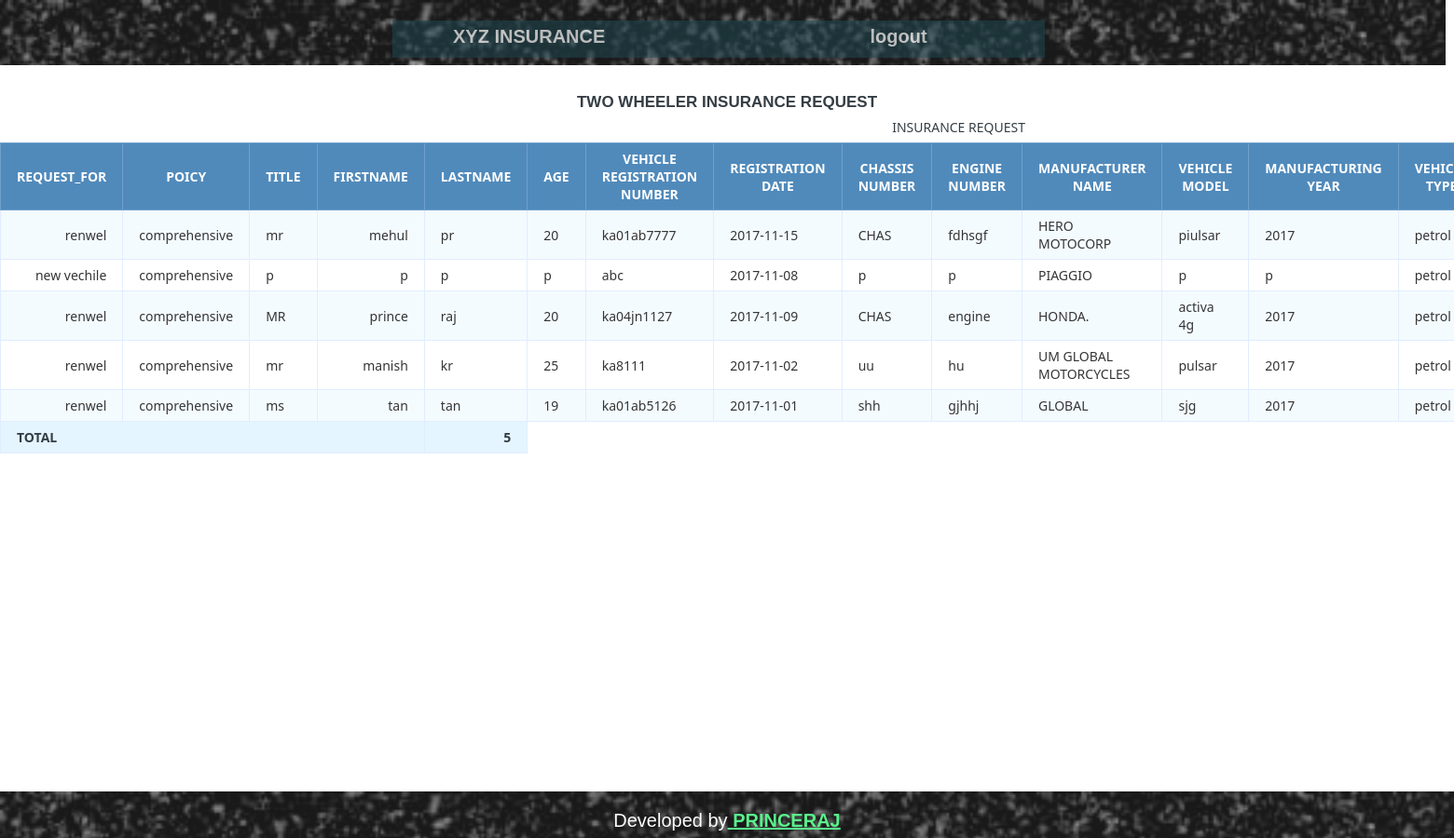
/project/tw_ins_dp.php (signed in), run on the app's committed database.
### tables this page shows
CREATE TABLE IF NOT EXISTS `tw_insurance` (
  `REQUEST_FOR` varchar(255) DEFAULT NULL,
  `POLICY` varchar(255) DEFAULT NULL,
  `TITLE` varchar(255) DEFAULT NULL,
  `FIRSTNAME` varchar(255) DEFAULT NULL,
  `LASTNAME` varchar(255) DEFAULT NULL,
  `AGE` varchar(255) DEFAULT NULL,
  `REG_NO` varchar(255) NOT NULL,
  `REGIS_DATE` varchar(255) DEFAULT NULL,
  `CHASSIS_NUM` varchar(255) DEFAULT NULL,
  `ENGINE_NUMB` varchar(255) DEFAULT NULL,
  `MANF_NAME` varchar(255) DEFAULT NULL,
  `MODEL` varchar(255) DEFAULT NULL,
  `MANFT_YEAR` varchar(255) DEFAULT NULL,
  `VECHILE_TYPE` varchar(255) DEFAULT NULL,
  `MOBILE_NUMBER` varchar(255) DEFAULT NULL,
  `EMAIL` varchar(255) DEFAULT NULL,
  `ADDRESS` varchar(255) DEFAULT NULL,
  PRIMARY KEY (`REG_NO`)
);

### project/tw_ins_dp.php (the view, shortened to what this page needs)
<?php
 require_once("dbcontroller.php");
$sql = 'SELECT *
		FROM tw_insurance';
$query = mysqli_query($conn, $sql);
?>
<html>
<head>
</head>
<body>
<header>
		<div id="nav"><br>
			<div id="nav_wrapper"><br><br><br>
				<ul>
					<li class="a"><a href="ins_req.php" style="font-size:20">XYZ INSURANCE</a></li>
					<li class="b"><a href="logout1.php">logout</a>
				</ul>
            </div>
		</div>
	</header>
	<div class="a">
	<h1>TWO WHEELER INSURANCE REQUEST</h1>
	<table class="data-table">
		<caption class="title">INSURANCE REQUEST</caption>
		<thead>
			<tr>
            <th>REQUEST_FOR</th>
            <th>POICY</th>
          <th>TITLE</th>
          <th>FIRSTNAME</th>
          <th>LASTNAME</th>
          <th>AGE</th>
          <th>VEHICLE REGISTRATION NUMBER</th>
          <th>REGISTRATION DATE</th>
          <th>CHASSIS NUMBER</th>
          <th>ENGINE NUMBER</th>
          <th>MANUFACTURER NAME</th>
          <th>VEHICLE MODEL</th>
          <th>MANUFACTURING YEAR</th>
          <th>VEHICLE TYPE</th>
			</tr>
		</thead>
		<tbody>
		<?php
		while ($row = mysqli_fetch_array($query))
		{
            echo '<tr>
            <td>'.$row['REQUEST_FOR'].'</td>
            <td>'.$row['POLICY'].'</td>
			<td>'.$row['TITLE'].'</td>
			<td>'.$row['FIRSTNAME'].'</td>
			<td>'.$row['LASTNAME'].'</td>
			<td>'.$row['AGE'].'</td>
			<td>'.$row['REG_NO'].'</td>
			<td>'.$row['REGIS_DATE'].'</td>
			<td>'.$row['CHASSIS_NUM'].'</td>
			<td>'.$row['ENGINE_NUMB'].'</td>
			<td>'.$row['MANF_NAME'].'</td>
			<td>'.$row['MODEL'].'</td>
            <td>'.$row['MANFT_YEAR'].'</td>
            <td>'.$row['VECHILE_TYPE'].'</td>
			<td>'.$row['MOBILE_NUMBER'].'</td>
			<td>'.$row['EMAIL'].'</td>
			<td>'.$row['ADDRESS'].'</td>
			</tr>';
		}
		$total="CALL proc3()";
		$result=mysqli_query($conn, $total);
		$row=$result->fetch_assoc();
		?>
		</tbody>
		<tfoot>
			<tr>
				<th colspan="4">TOTAL</th>
				<th><?php echo $row["count(*)"] ?></th>
			</tr>
		</tfoot>
	</table>
	</div>
	</body>
<footer id="me">
<div id="foot">
    <p>Developed by<a href="#"><b> PRINCERAJ</b></a></p>
</div>
</footer>
</html>

### project/tw_ins_dp.php (style rules this page uses)
body { font-size: 15px; color: #343d44; font-family: "segoe-ui", "open-sans", tahoma, arial; padding: 0; margin: 0; }
table { margin: auto; font-family: "Lucida Sans Unicode", "Lucida Grande", "Segoe Ui"; font-size: 12px; }
h1 { margin: 25px auto 0; text-align: center; text-transform: uppercase; font-size: 17px; }
table td { transition: all .5s; }
.data-table { border-collapse: collapse; font-size: 14px; min-width: 537px; }
.data-table th, .data-table td { border: 1px solid #e1edff; padding: 7px 17px; }
.data-table caption { margin: 7px; }
.data-table thead th { background-color: #508abb; color: #FFFFFF; border-color: #6ea1cc !important; text-transform: uppercase; }
.data-table tbody td { color: #353535; }
.data-table tbody td:first-child, .data-table tbody td:nth-child(4), .data-table tbody td:last-child { text-align: right; }
.data-table tbody tr:nth-child(odd) td { background-color: #f4fbff; }
.data-table tfoot th { background-color: #e5f5ff; text-align: right; }
.data-table tfoot th:first-child { text-align: left; }
.a { width:100%; height:100%; margin-top:100px; }
header { position: fixed; width:100%; top: 0px; opacity: 0.9; }
footer { width:100%; }
#nav { width:100%; height: 70px; background-image: url("img2.jpg"); background-size: cover; margin-left:-9px; }
#nav_wrapper { height: 40px; width:700px; background-color: rgba(7, 56, 68, 0.73); margin-left: auto; margin-right:auto; margin-top:5px; opacity: 0.7; filter :alpha(opacity=70); }
#nav_wrapper ul li { list-style:none; display: inline; font-weight: bold; margin-top:-10px; padding: 10px; }
#nav_wrapper ul { margin-top:-45px; }
#nav_wrapper a { font-family: Arial, Helvetica, sansserif-; font-size: 20px; color:white; text-decoration: none; padding: 5px; }
#nav_wrapper ul li.a { margin-left: 10px; }
#nav_wrapper ul li.b { margin-left: 250px; }
#me { width:100%; bottom:0px; opacity: 0.9; position:fixed; }
#foot { width:100%; height:50px; background-image: url("img2.jpg"); background-size: cover; }
#foot p { font-family: Arial, Helvetica, sansserif-; font-size: 20px; padding-top: 20px; color:white; text-align: center; }
#foot p a { color:#47F180; }

### data on the page
tw_insurance: REQUEST_FOR "renwel", POLICY "comprehensive", TITLE "mr", FIRSTNAME "mehul", LASTNAME "pr", AGE "20", REG_NO "ka01ab7777", REGIS_DATE "2017-11-15", CHASSIS_NUM "CHAS", ENGINE_NUMB "fdhsgf", MANF_NAME "HERO MOTOCORP", MODEL "piulsar", MANFT_YEAR "2017", VECHILE_TYPE "petrol"
tw_insurance: REQUEST_FOR "new vechile", POLICY "comprehensive", TITLE "p", FIRSTNAME "p", LASTNAME "p", AGE "p", REG_NO "abc", REGIS_DATE "2017-11-08", CHASSIS_NUM "p", ENGINE_NUMB "p", MANF_NAME "PIAGGIO", MODEL "p", MANFT_YEAR "p", VECHILE_TYPE "petrol"
tw_insurance: REQUEST_FOR "renwel", POLICY "comprehensive", TITLE "MR", FIRSTNAME "prince", LASTNAME "raj", AGE "20", REG_NO "ka04jn1127", REGIS_DATE "2017-11-09", CHASSIS_NUM "CHAS", ENGINE_NUMB "engine", MANF_NAME "HONDA.", MODEL "activa 4g", MANFT_YEAR "2017", VECHILE_TYPE "petrol"
tw_insurance: REQUEST_FOR "renwel", POLICY "comprehensive", TITLE "mr", FIRSTNAME "manish", LASTNAME "kr", AGE "25", REG_NO "ka8111", REGIS_DATE "2017-11-02", CHASSIS_NUM "uu", ENGINE_NUMB "hu", MANF_NAME "UM GLOBAL MOTORCYCLES", MODEL "pulsar", MANFT_YEAR "2017", VECHILE_TYPE "petrol"
tw_insurance: REQUEST_FOR "renwel", POLICY "comprehensive", TITLE "ms", FIRSTNAME "tan", LASTNAME "tan", AGE "19", REG_NO "ka01ab5126", REGIS_DATE "2017-11-01", CHASSIS_NUM "shh", ENGINE_NUMB "gjhhj", MANF_NAME "GLOBAL", MODEL "sjg", MANFT_YEAR "2017", VECHILE_TYPE "petrol"

### other printed values
$row["count(*)"] "5"
